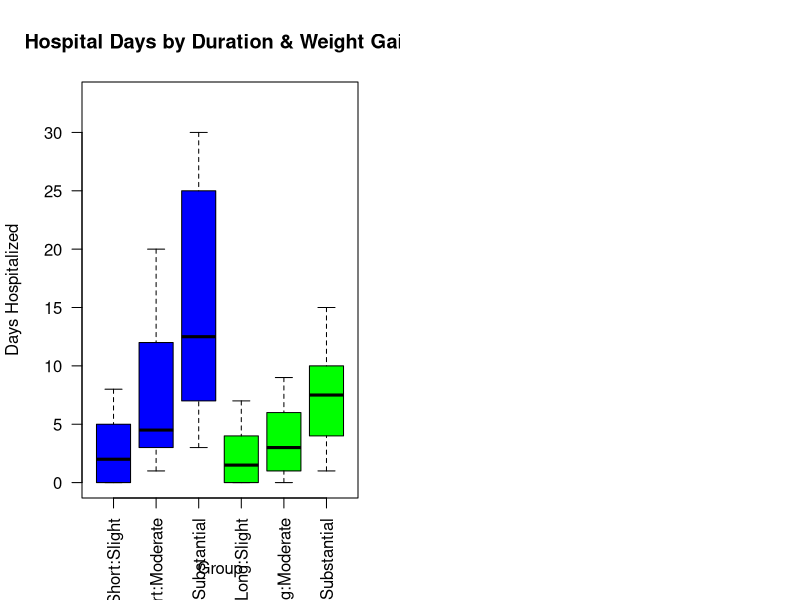
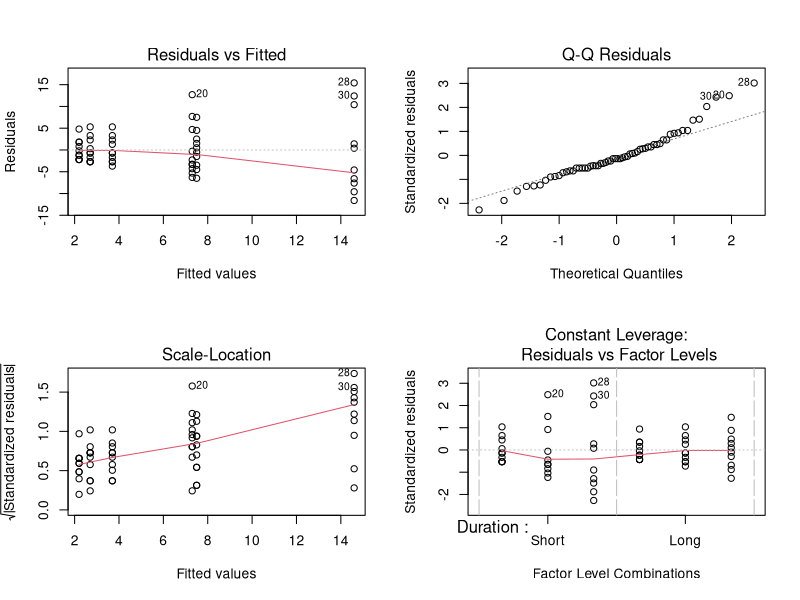

Recreate these plots in R, in order. (Note: this script raises an error after producing the figures.)
library(dplyr)
library(MASS)
library(multcomp)

days <- c(
  0, 2, 1, 3, 0, 2, 0, 5, 6, 8, 2, 4, 7, 12, 15, 4, 3, 1, 5, 20, 15, 10, 8, 5, 25, 16, 7, 30, 3, 27, 0, 1, 1, 0, 4, 2, 7, 4, 0, 3, 5, 3, 2, 0, 1, 1, 3, 6, 7, 9, 10, 8, 12, 3, 7, 15, 4, 9, 6, 1
)

duration <- c(rep(1, 30), rep(2, 30)) 
weight   <- rep(c(rep(1, 10), rep(2, 10), rep(3, 10)), 2)

# Combine into a data frame
KidneyFailure <- data.frame(
  Days = days,
  Duration = factor(duration, labels = c("Short", "Long")),
  WeightGain = factor(weight, labels = c("Slight", "Moderate", "Substantial"))
)

# Checking cell balance
table(KidneyFailure$Duration, KidneyFailure$WeightGain) 
# 10 in every cell --> balanced

summary.stats <- KidneyFailure %>%
  group_by(Duration, WeightGain) %>%
  summarise(
    Mean = mean(Days),
    Var = var(Days),
    SD = sd(Days)
  )

print(summary.stats)
#SD for short/slight = 2.7, for short/substantial = 9.7 --> red flag for heteroscedasticity

# boxplot (HA)
KidneyFailure$Group <- interaction(KidneyFailure$Duration, 
                                   KidneyFailure$WeightGain,
                                   sep=":")
KidneyFailure$Group <- factor(KidneyFailure$Group,
                              levels=c("Short:Slight", "Short:Moderate", 
                                       "Short:Substantial", "Long:Slight",
                                       "Long:Moderate", "Long:Substantial"))
par(mfrow = c(1,2))
boxplot(Days ~ Group, data=KidneyFailure,
        main="Hospital Days by Duration & Weight Gain",
        ylab="Days Hospitalized",
        xlab="Group",
        las=2,
        col = rep(c("blue","green"), each=3),
        border="black",
        ylim=c(0, max(KidneyFailure$Days) * 1.1))
# MODEL AND ASSUMPTIONS

model.full <- lm(Days ~ Duration * WeightGain, data = KidneyFailure)
model.full

par(mfrow = c(2, 2))
plot(model.full) 
par(mfrow = c(1, 1))
#Residuals plot shows funnel shape (bigger spread in residuals for higher values)

shapiro.test(residuals(model.full))
#significant --> abnormal distribution of residuals

library(car)
# Homogeneity test (HA)
levene_result <- leveneTest(Days ~ Duration * WeightGain, 
                            data = KidneyFailure, center = mean)

print(levene_result)
#p-value < 0.001 indicates unequal variances across treatment duration and
# weight gain group.

# TRANSFORMATIONS

#box cox to find best transform
#use days + 1 since log(0) won't work
model.plus.1 <- lm(Days + 1 ~ Duration * WeightGain, data = KidneyFailure)
bc <- boxcox(model.plus.1, lambda = seq(-2, 2, 0.1))

# Find best Lambda
lambda.max <- max(bc$y)
best.lambda <- bc$x[bc$y == lambda.max]
print(best.lambda)

# Since lambda approaches 0 we use log-transformation
KidneyFailure$Days.Log <- log(KidneyFailure$Days + 1)

# TRANSFORMED MODEL

fit.full <- aov(Days.Log ~ Duration * WeightGain, data = KidneyFailure)

par(mfrow = c(2, 2))
plot(fit.full) 
par(mfrow = c(1, 1))

shapiro.test(residuals(fit.full))
#transformation seems to have fixed homoscedastisticy

summary(fit.full)
# interaction is not significant --> leave it out of model

fit.main <- aov(Days.Log ~ Duration + WeightGain, data = KidneyFailure)
summary(fit.main)

# POST HOC ANALYSIS (Weight gain)

#Tukey for WeightGain
tukey.weight <- glht(fit.main, linfct = mcp(WeightGain = "Tukey"))
tukey.ci <- confint(tukey.weight)
summary(tukey.weight)
plot(tukey.weight)

#back transofrmation for Weight Gain
weightgain.bt <- data.frame(
  Comparison = rownames(tukey.ci$confint),
  Log.Diff   = tukey.ci$confint[, "Estimate"],
  Log.Lwr    = tukey.ci$confint[, "lwr"],
  Log.Upr    = tukey.ci$confint[, "upr"]
)

#add p-values (HA)
tukey.summary <- summary(tukey.weight)
weightgain.bt$p.value <- round(tukey.summary$test$pvalues, 4)
weightgain.bt$p.value
## conclusion: p < 0.05 for all three comparisons => all weight groups differ
## significantly from each other. Every increase in weight gain leads to 
## significantly longer hospitalized days. 

# the ratio is e^(log_diff)
weightgain.bt$Ratio <- exp(weightgain.bt$Log.Diff)
weightgain.bt$Ratio.Lwr <- exp(weightgain.bt$Log.Lwr)
weightgain.bt$Ratio.Upr <- exp(weightgain.bt$Log.Upr)

# Percentage change (Formula: (Ratio - 1) * 100)
weightgain.bt$Pct.Change <- (weightgain.bt$Ratio - 1) * 100
weightgain.bt$Pct.Lwr    <- (weightgain.bt$Ratio.Lwr - 1) * 100
weightgain.bt$Pct.Upr    <- (weightgain.bt$Ratio.Upr - 1) * 100

weightgain.bt <- weightgain.bt %>%
  dplyr::select(Comparison, Ratio, Pct.Change, Pct.Lwr, Pct.Upr) %>%
  mutate(across(where(is.numeric), round, 1))

print(weightgain.bt)


#patients with a substantial weight gain have a significanly higher stay.
#3.7x times higher compared to slight weight (267%)
#moderate --> sligt 1.9 (88%)
#substantial --> moderate 2.0 (95%)

# ANALYSIS OF DURATION

#Duration has only two groups, so we already know that the effect is longer stay --> shorter hospitalization

#confidence intervals
ci.log <- confint(fit.main, parm="DurationLong", level = .95)

#coefficient
coef.log <- coef(fit.main)["DurationLong"]
#Back transformation for Duration
duration.bt <- data.frame(
  Comparison = "Long - Short" ,
  Ratio      = exp(coef(fit.main)["DurationLong"]),
  Pct.Change = (exp(coef.log) - 1) * 100,
  Pct.Lwr    = (exp(ci.log[1])-1) * 100 ,
  Pct.Upr    = (exp(ci.log[2])-1) * 100
)

duration.bt <- duration.bt %>%
  dplyr::select(Comparison, Ratio, Pct.Change, Pct.Lwr, Pct.Upr) %>%
  mutate(across(where(is.numeric), round, 1))

print(duration.bt)
#patients with a longer treatment had a 32,6% shorter stay in the hospital

# 7. Visualization & Conclusion

interaction.plot(x.factor = KidneyFailure$WeightGain, 
                 trace.factor = KidneyFailure$Duration, 
                 response = KidneyFailure$Days.Log, 
                 fun = mean, 
                 type = "b", 
                 legend = TRUE, 
                 ylab = "Mean Log(Days + 1)", 
                 xlab = "Weight Gain",
                 pch = c(1, 19),
                 col = c("black", "red"))

#Weight gain between treatment has a very strong impact on days in the hospital. 
#The extremer the weight gain, leads to longer hospital stays
#The time of dialysis impacts hospitalization, regardless of weight gain. 
#No interaction effect --> effects are additive
#Have to keep in mind log-transformation, the difference in *actual* amount of days between
#weight gain classes, but also withing for example substantial weight gain between
#short and long treatment within substantial weight gain is huge
